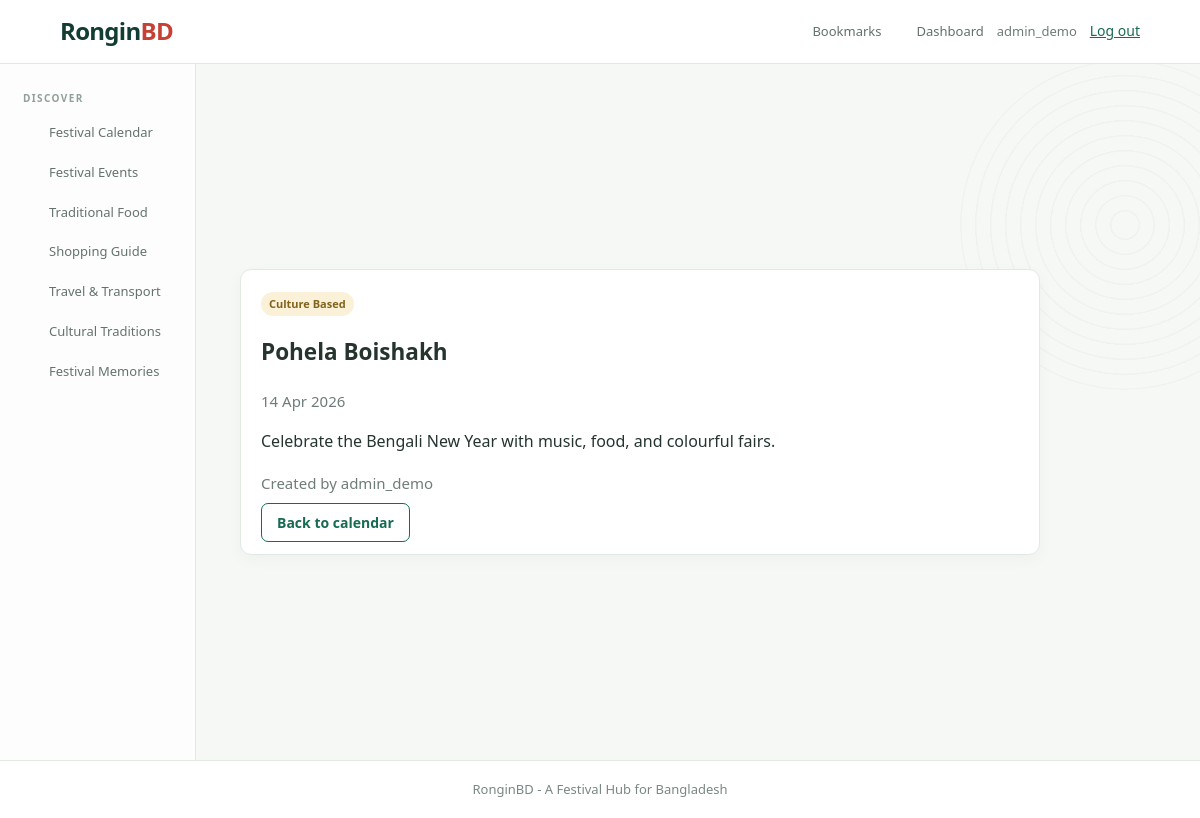
/pages/festival_details.php?id=1 (signed in), run on the app's committed database.
### tables this page shows
CREATE TABLE Festival (
    Festival_ID INT AUTO_INCREMENT PRIMARY KEY, Name VARCHAR(120) NOT NULL, Category VARCHAR(50) NOT NULL,
    Date DATE NOT NULL, Image VARCHAR(255) NULL, Description TEXT NOT NULL, AdminUser_ID VARCHAR(50) NOT NULL,
    FOREIGN KEY (AdminUser_ID) REFERENCES Admin(User_ID)
);

### pages/festival_details.php (the view, shortened to what this page needs)
<?php
require_once '../config/connect.php';
$festival_id = (int)($_GET['id'] ?? 0);
$s = mysqli_prepare($connection, 'SELECT * FROM Festival WHERE Festival_ID=?');
mysqli_stmt_bind_param($s, 'i', $festival_id);
mysqli_stmt_execute($s);
$festival = mysqli_fetch_assoc(mysqli_stmt_get_result($s));
require_once '../includes/header.php';
?>
<article class="content-detail">
    <span class="tag"><?=htmlspecialchars($festival['Category'])?></span>
    <h1><?=htmlspecialchars($festival['Name'])?></h1>
    <p class="date"><?=date('d M Y', strtotime($festival['Date']))?></p>
    <p class="full-description"><?=nl2br(htmlspecialchars($festival['Description']))?></p>
    <p class="muted">Created by <?=htmlspecialchars($festival['AdminUser_ID'])?></p>
    <a class="button secondary" href="festivals.php">Back to calendar</a>
</article>
<?php require_once '../includes/footer.php'; ?>

### assets/css/style.css (style rules this page uses)
:root { --green:#176b52;--deep:#123d32;--red:#c64035;--gold:#d59c27;--ink:#25352e;--muted:#6e7d76;--soft:#f6f8f6;--line:#e1e9e3;--card:#fff }
* { box-sizing:border-box }
body { margin:0;background:var(--soft);color:var(--ink);font:15px/1.6 "Segoe UI",Arial,sans-serif }
body:before { content:"";position:fixed;right:-90px;top:60px;width:330px;height:330px;pointer-events:none;opacity:.035;background:repeating-radial-gradient(circle,transparent 0 13px,var(--green) 14px 15px);border-radius:50%;z-index:-1 }
a { color:var(--green);font-weight:500 }
.button,button { border:1px solid var(--green);background:var(--green);color:#fff;padding:9px 15px;border-radius:7px;font:inherit;font-size:14px;font-weight:600;cursor:pointer;text-decoration:none;box-shadow:0 2px 4px #176b5220;transition:background .15s,transform .15s }
.secondary { background:#fff!important;color:var(--green)!important;box-shadow:none!important }
.card,.form-panel,.stats div,.content-detail { background:var(--card);border:1px solid var(--line);border-radius:11px;padding:20px;box-shadow:0 5px 16px #183b2a09 }
.tag { display:inline-block;background:#faf1d8;color:#81631c;padding:3px 8px;border-radius:20px;font-size:11px;font-weight:600 }
.date,small,.muted { color:var(--muted) }
.content-detail { max-width:800px }
.content-detail h1 { font-weight:650 }
.full-description { font-size:16px }

### data on the page
festival: Category "Culture Based", Name "Pohela Boishakh", Date "14 Apr 2026", Description "Celebrate the Bengali New Year with music, food, and colourful fairs.", AdminUser_ID "admin_demo"

### other printed values
$_SESSION['user_id'] "admin_demo"
$nav_item[1] "Festival Calendar"
$nav_item[1] "Festival Events"
$nav_item[1] "Traditional Food"
$nav_item[1] "Shopping Guide"
$nav_item[1] "Travel & Transport"
$nav_item[1] "Cultural Traditions"
$nav_item[1] "Festival Memories"
